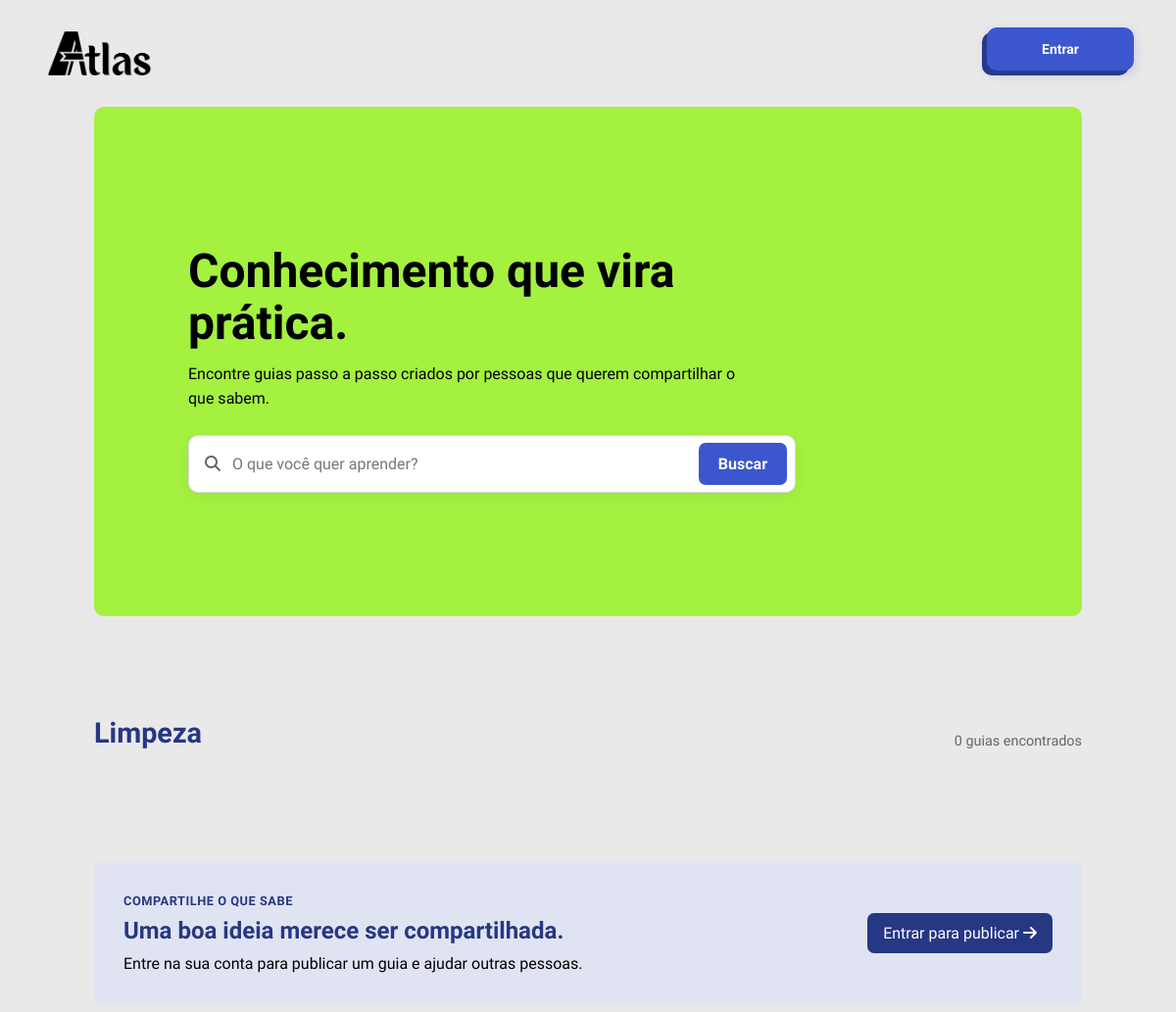
/guias_Limpeza.php (upper part), run on an earlier commit of the app's database.
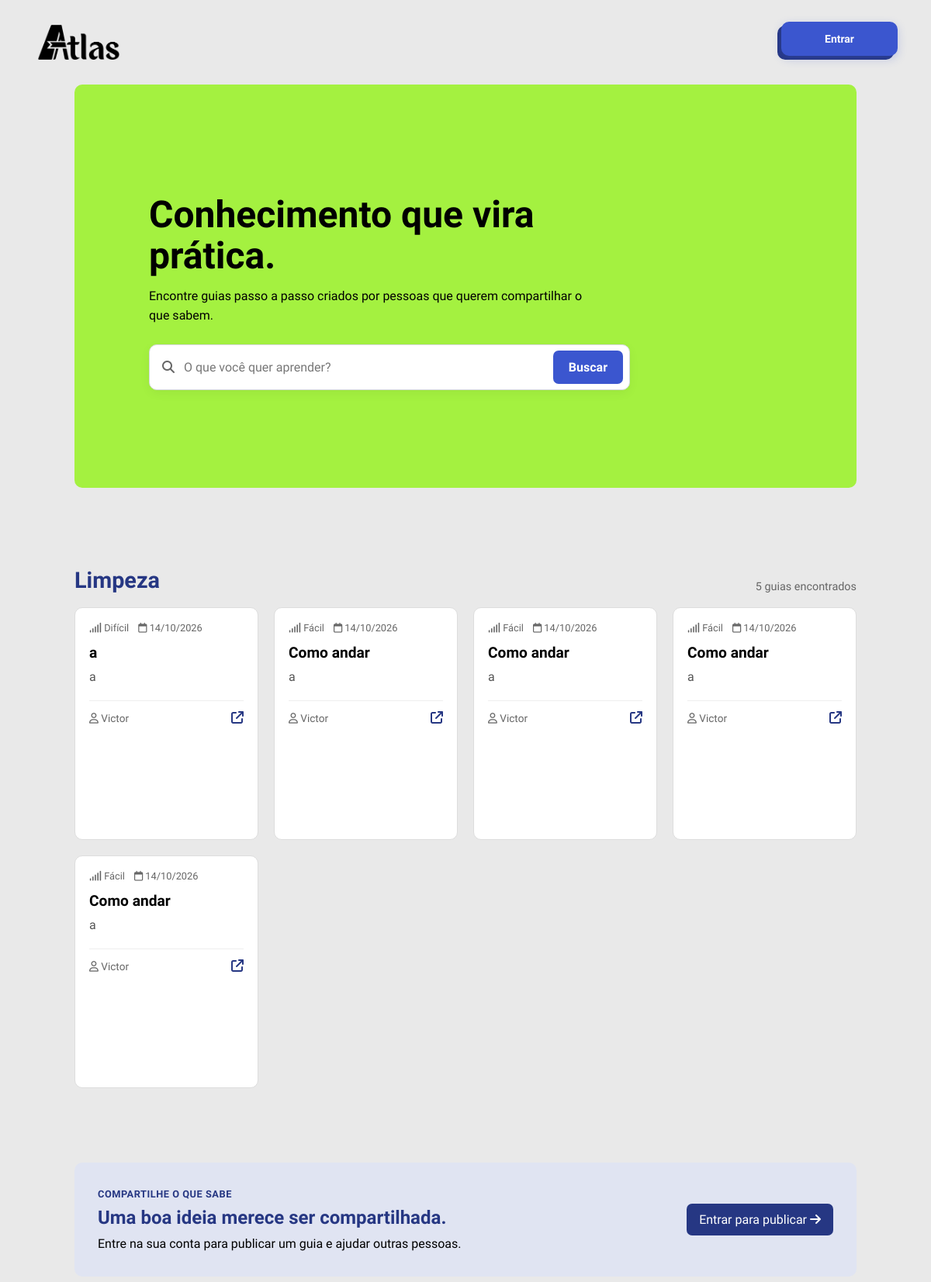
And on a later commit of the database.
### tables this page shows
CREATE TABLE `guia` (
  `id_guia` int(11) NOT NULL,
  `id_usuario` int(11) NOT NULL,
  `titulo` varchar(200) NOT NULL,
  `descricao` text NOT NULL,
  `categoria` enum('Culinária','Casa','Limpeza','Finanças','Trabalho','Educação','Saúde','Automóveis','Transporte','Tecnologia','Jardinagem','Moda','Cuidados','Manutenção','Compras') NOT NULL,
  `dificuldade` enum('Fácil','Médio','Difícil') NOT NULL,
  `capa` blob NOT NULL,
  `foto` blob NOT NULL,
  `video` mediumblob NOT NULL,
  `data_criacao` datetime NOT NULL DEFAULT current_timestamp(),
  `data_atualizacao` datetime DEFAULT NULL
);

CREATE TABLE `usuario` (
  `id_usuario` int(11) NOT NULL,
  `foto` blob DEFAULT NULL,
  `nome` varchar(100) NOT NULL,
  `email` varchar(150) NOT NULL,
  `senha` varchar(255) NOT NULL,
  `preferencia` enum('Culinária','Casa','Limpeza','Finanças','Trabalho','Educação','Saúde','Automóveis','Transporte','Tecnologia','Jardinagem','Moda','Cuidados','Manutenção','Compras') NOT NULL,
  `nivel` enum('1','2','3','') NOT NULL DEFAULT '3',
  `estado` enum('ativo','inativo','','') NOT NULL DEFAULT 'ativo',
  `data_criacao` datetime NOT NULL DEFAULT current_timestamp()
);

### guias_Limpeza.php (the view, shortened to what the changed rows need)
<?php
require_once __DIR__ . '/conexao.php';
$busca = $_GET['busca'] ?? '';
$pagina = max(1, (int)($_GET['pagina'] ?? 1));
$porPagina = 9;
$inicio = ($pagina - 1) * $porPagina;
if (isset($_POST['busca'])) {
    $sql = "SELECT COUNT(*) AS total FROM guia
        WHERE titulo LIKE '%$busca%' OR descricao LIKE '%$busca%'";
    $resultadoTotal = $conn->query($sql);
    $total = mysqli_fetch_assoc($resultadoTotal)['total'];
} else {
    $sql = "SELECT COUNT(*) AS total FROM guia
        WHERE categoria = 'Limpeza'";
    $resultadoTotal = $conn->query($sql);
    $total = mysqli_fetch_assoc($resultadoTotal)['total'];
}
if (isset($_POST['busca'])) {
    $sql = "SELECT g.id_guia, g.titulo, g.descricao, g.categoria, g.dificuldade,
               g.data_criacao, u.nome AS autor
        FROM guia g
        LEFT JOIN usuario u ON u.id_usuario = g.id_usuario
        WHERE g.titulo LIKE '%$busca%' OR g.descricao LIKE '%$busca%'
        ORDER BY g.data_criacao DESC
        LIMIT $porPagina OFFSET $inicio";
    $resultado = $conn->query($sql);
} else {
    $sql = "SELECT g.id_guia, g.titulo, g.descricao, g.categoria, g.dificuldade,
               g.data_criacao, u.nome AS autor
        FROM guia g
        LEFT JOIN usuario u ON u.id_usuario = g.id_usuario
        WHERE g.categoria = 'Limpeza'
        ORDER BY g.data_criacao DESC
        LIMIT $porPagina OFFSET $inicio";
    $resultado = $conn->query($sql);
}
function h($valor): string
{
    return htmlspecialchars((string)$valor, ENT_QUOTES, 'UTF-8');
}
?>
<!DOCTYPE html>
<html lang="pt-br">
<head>
    <link rel="stylesheet" href="https://cdnjs.cloudflare.com/ajax/libs/font-awesome/6.4.0/css/all.min.css">
    <link rel="stylesheet" href="css/guias.css">
</head>
<body>
    <main class="pagina-guias">
        <section class="hero-guias">
            <div class="hero-conteudo">
                <h1>Conhecimento que vira prática.</h1>
            </div>
        </section>
        <section class="resultados-guias">
            <div class="titulo-secao titulo-resultados">
                <div>
                    <h2>Limpeza</h2>
                </div>
                <span class="contador-guias"><?= $total ?> <?= $total === 1 ? 'guia encontrado' : 'guias encontrados' ?></span>
            </div>
            <?php if ($total === 0): ?>
                <div class="estado-vazio">
                    <i class="fa-regular fa-folder-open"></i>
                    <h3>Nenhum guia encontrado</h3>
                    <p>Tente buscar por outro termo.</p>
                    <a href="guias.php">Limpar filtros</a>
                </div>
            <?php else: ?>
                <div class="grade-guias">
                    <?php while ($guia = $resultado->fetch_assoc()): ?>
                        <a class="cartao-guia" href="guia.php?id=<?= (int)$guia['id_guia'] ?>">
                            <div class="conteudo-cartao">
                                <div class="metadados-cartao">
                                    <span><i class="fa-solid fa-signal"></i> <?= h($guia['dificuldade']) ?></span>
                                    <span><i class="fa-regular fa-calendar"></i> <?= h(date('d/m/Y', strtotime($guia['data_criacao']))) ?></span>
                                </div>
                                <h3><?= h($guia['titulo']) ?></h3>
                                <p><?= h(mb_strimwidth(trim($guia['descricao']), 0, 118, '…', 'UTF-8')) ?></p>
                                <div class="rodape-cartao">
                                    <span class="autor-guia"><i class="fa-regular fa-user"></i> <?= h($guia['autor'] ?: 'Comunidade ATLAS') ?></span>
                                    <span class="abrir-guia" aria-label="Abrir guia"><i class="fa-solid fa-arrow-up-right-from-square"></i></span>
                                </div>
                            </div>
                        </a>
                    <?php endwhile; ?>
                </div>
            <?php endif; ?>
        </section>
        <?php if (!isset($_SESSION['id'])): ?>
            <section class="convite-criar">
                <div><span class="sobretitulo">COMPARTILHE O QUE SABE</span>
                    <h2>Uma boa ideia merece ser compartilhada.</h2>
                </div>
            </section>
        <?php endif; ?>
    </main>
</body>
</html>

What changed in the data, as far as the page shows it:
added guia: dificuldade "Difícil", data_criacao "14/10/2026", titulo "a", descricao "a", id_usuario.nome "Victor"
added guia: dificuldade "Fácil", data_criacao "14/10/2026", titulo "Como andar", descricao "a", id_usuario.nome "Victor"
added guia: dificuldade "Fácil", data_criacao "14/10/2026", titulo "Como andar", descricao "a", id_usuario.nome "Victor"
added guia: dificuldade "Fácil", data_criacao "14/10/2026", titulo "Como andar", descricao "a", id_usuario.nome "Victor"
added guia: dificuldade "Fácil", data_criacao "14/10/2026", titulo "Como andar", descricao "a", id_usuario.nome "Victor"
Also different on the page:
$total: "0" → "5"
